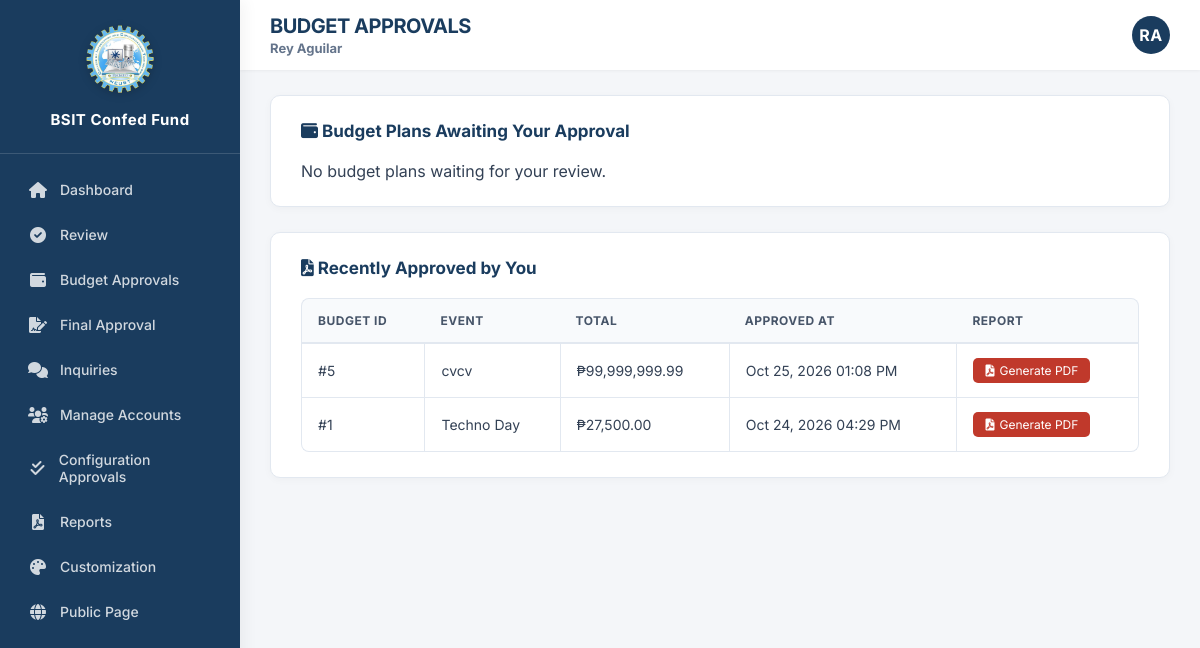
Screenshot of /admin/adviser/budget_approvals.php (signed in) with the database file from the repository.
### tables this page shows
CREATE TABLE `settings` (
  `id` int(11) NOT NULL DEFAULT 1,
  `org_name` varchar(100) NOT NULL DEFAULT 'BSIT Confederation',
  `org_short_name` varchar(50) NOT NULL DEFAULT 'BSIT Confed Fund',
  `logo_path` varchar(255) NOT NULL DEFAULT 'assets/images/logo.png.webp',
  `primary_color` varchar(7) NOT NULL DEFAULT '#1a3c5e',
  `recovery_key` varchar(100) NOT NULL DEFAULT 'BSIT-ADMIN-2026'
);

CREATE TABLE `event_budgets` (
  `id` int(11) NOT NULL,
  `event_id` int(11) DEFAULT NULL,
  `school_year` varchar(20) DEFAULT NULL,
  `budget_name` varchar(100) NOT NULL,
  `allocated_amount` decimal(10,2) NOT NULL,
  `notes` text DEFAULT NULL,
  `attachments` varchar(255) DEFAULT NULL,
  `category_id` int(11) DEFAULT NULL,
  `status` enum('draft','pending_treasurer_review','pending_adviser_review','adviser_rejected','returned_for_revision','approved','denied') NOT NULL DEFAULT 'draft',
  `created_by` int(11) NOT NULL,
  `reviewed_by` int(11) DEFAULT NULL,
  `reviewed_at` datetime DEFAULT NULL,
  `review_comment` text DEFAULT NULL,
  `adviser_reviewed_by` int(11) DEFAULT NULL,
  `adviser_reviewed_at` datetime DEFAULT NULL,
  `adviser_comment` text DEFAULT NULL,
  `created_at` datetime DEFAULT current_timestamp(),
  `updated_at` datetime DEFAULT NULL ON UPDATE current_timestamp(),
  `mayor_created_by` int(11) DEFAULT NULL
);

CREATE TABLE `events` (
  `id` int(11) NOT NULL,
  `name` varchar(100) NOT NULL,
  `description` text DEFAULT NULL,
  `purpose` text DEFAULT NULL,
  `school_year` varchar(20) NOT NULL,
  `event_datetime` datetime DEFAULT NULL,
  `venue` varchar(255) DEFAULT NULL,
  `expected_participants` int(11) DEFAULT NULL,
  `proposed_activities` text DEFAULT NULL,
  `initial_requirements` text DEFAULT NULL,
  `created_at` datetime DEFAULT current_timestamp(),
  `status` enum('pending','approved','denied','pending_budget_planning','pending_treasurer_review','pending_adviser_review','adviser_rejected','budget_approved','returned_for_revision','funds_released','event_ongoing','event_completed','pending_liquidation','pending_audit','audited_compliant','audited_with_findings','closed') NOT NULL DEFAULT 'pending_budget_planning',
  `created_by` int(11) DEFAULT NULL,
  `reviewed_by` int(11) DEFAULT NULL,
  `reviewed_at` datetime DEFAULT NULL,
  `review_comment` text DEFAULT NULL
);

### admin/adviser/budget_approvals.php (the view, shortened to what this page needs)
<?php
require_once '../../includes/auth.php';
$pendingBudgets = $pdo->query(
    "SELECT eb.*,
            e.id AS event_id,
            e.name AS event_name,
            e.school_year AS event_school_year,
            e.venue,
            e.event_datetime,
            e.description AS event_description,
            e.purpose AS event_purpose,
            o.name AS creator_name,
            o.position AS creator_position
     FROM event_budgets eb
     JOIN events e ON eb.event_id = e.id
     LEFT JOIN officers o ON eb.created_by = o.id
     WHERE eb.status = 'pending_adviser_review'
     ORDER BY eb.created_at ASC"
)->fetchAll();
$stmt = $pdo->prepare(
    "SELECT eb.*, e.name AS event_name, e.school_year AS event_school_year
     FROM event_budgets eb
     JOIN events e ON eb.event_id = e.id
     WHERE eb.adviser_reviewed_by = ?
       AND eb.status = 'approved'
     ORDER BY eb.adviser_reviewed_at DESC
     LIMIT 5"
);
$stmt->execute([$_SESSION['adviser_id']]);
$recentlyApproved = $stmt->fetchAll();
?>
<!DOCTYPE html>
<html>
<head>
    <link rel="stylesheet" href="../../assets/css/adviser.css">
    <link rel="stylesheet" href="https://cdnjs.cloudflare.com/ajax/libs/font-awesome/6.0.0-beta3/css/all.min.css">
</head>
<body>
<?php include $_SERVER['DOCUMENT_ROOT'] . '/bsit-fund-system-v2/includes/sidebar.php'; ?>
<div class="main-area">
    <?php
$pageSubtitle = ' <strong>' . htmlspecialchars($_SESSION['officer_name'] ?? $_SESSION['adviser_name'] ?? 'User') . '</strong>';
include $_SERVER['DOCUMENT_ROOT'] . '/bsit-fund-system-v2/includes/topbar.php';
?>
    <div class="page-content">
        <div class="card">
            <h3><i class="fas fa-wallet"></i> Budget Plans Awaiting Your Approval</h3>
            <?php if (count($pendingBudgets) == 0): ?>
                <p>No budget plans waiting for your review.</p>
            <?php endif; ?>
        </div>
        <?php if (count($recentlyApproved) > 0): ?>
        <div class="card">
            <h3><i class="fas fa-file-pdf"></i> Recently Approved by You</h3>
            <table>
                <tr>
                    <th>Budget ID</th>
                    <th>Event</th>
                    <th>Total</th>
                    <th>Approved At</th>
                    <th>Report</th>
                </tr>
                <?php foreach ($recentlyApproved as $r): ?>
                <tr>
                    <td>#<?= $r['id'] ?></td>
                    <td><?= htmlspecialchars($r['event_name']) ?></td>
                    <td>₱<?= number_format($r['allocated_amount'], 2) ?></td>
                    <td><?= $r['adviser_reviewed_at'] ? date('M d, Y h:i A', strtotime($r['adviser_reviewed_at'])) : '—' ?></td>
                    <td>
                        <a href="../download_report.php?report=budget_plan&id=<?= $r['id'] ?>"
                           class="btn-pdf" target="_blank">
                            <i class="fas fa-file-pdf"></i> Generate PDF
                        </a>
                    </td>
                </tr>
                <?php endforeach; ?>
            </table>
        </div>
        <?php endif; ?>
    </div>
</div>
</body>
</html>

### includes/sidebar.php (shortened to what this page needs)
<?php
require_once __DIR__ . '/functions.php';
$base = '/bsit-fund-system-v2';
$isAdviser = isset($_SESSION['adviser_id']);
$sysSettings = getSettings($pdo);
$sysLogo = $base . '/' . ltrim($sysSettings['logo_path'], '/');
$sysName = $sysSettings['org_short_name'] ?? 'BSIT Confed Fund';
?>
<div class="sidebar" id="appSidebar">
    <div class="logo">
        <img src="<?= $sysLogo ?>" alt="Logo">
        <span><?= htmlspecialchars($sysName) ?></span>
    </div>
    <div class="nav-menu">
        <?php if ($isAdviser): ?>
            <a href="<?= $base ?>/admin/adviser/dashboard.php"><i class="fas fa-home"></i> Dashboard</a>
            <a href="<?= $base ?>/admin/adviser/review.php"><i class="fas fa-check-circle"></i> Review</a>
            <a href="<?= $base ?>/admin/adviser/budget_approvals.php"><i class="fas fa-wallet"></i> Budget Approvals</a>
            <a href="<?= $base ?>/admin/adviser/final_approval.php"><i class="fas fa-file-signature"></i> Final Approval</a>
            <a href="<?= $base ?>/admin/adviser/inquiries.php"><i class="fas fa-comments"></i> Inquiries</a>
            <a href="<?= $base ?>/admin/adviser/manage_accounts.php"><i class="fas fa-users-cog"></i> Manage Accounts</a>
            <a href="<?= $base ?>/admin/adviser/config_approvals.php"><i class="fas fa-check-double"></i> Configuration Approvals</a>
            <a href="<?= $base ?>/admin/download_report.php"><i class="fas fa-file-pdf"></i> Reports</a>
            <a href="<?= $base ?>/admin/adviser/customization.php"><i class="fas fa-palette"></i> Customization</a>
        <?php endif; ?>
        <a href="<?= $base ?>/public/index.php"><i class="fas fa-globe"></i> Public Page</a>
    </div>
</div>

### assets/css/adviser.css (style rules this page uses)
* { margin: 0; padding: 0; box-sizing: border-box; }
body { font-family: 'Inter', 'Segoe UI', Arial, sans-serif; background: #f4f6f9; color: #334155; -webkit-font-smoothing: antialiased; }
.sidebar { position: fixed; left: 0; top: 0; width: 240px; height: 100vh; background: var(--theme-primary, #1a3c5e); color: #fff; display: flex; flex-direction: column; box-shadow: 4px 0 15px rgba(0,0,0,0.05); z-index: 1000; transition: background-color 0.3s ease; }
.sidebar .logo { padding: 24px 20px; text-align: center; border-bottom: 1px solid rgba(255, 255, 255, 0.1); }
.sidebar .logo img { width: 70px; height: auto; margin-bottom: 12px; filter: drop-shadow(0 2px 4px rgba(0,0,0,0.2)); }
.sidebar .logo span { display: block; font-size: 15px; font-weight: 700; letter-spacing: 0.5px; }
.sidebar .nav-menu { flex: 1; padding: 15px 12px; overflow-y: auto; }
.sidebar .nav-menu a { display: flex; align-items: center; gap: 12px; color: rgba(255, 255, 255, 0.8); padding: 12px 16px; margin-bottom: 4px; text-decoration: none; border-radius: 8px; font-size: 14px; font-weight: 500; transition: all 0.2s ease; }
.sidebar .nav-menu a i { width: 20px; text-align: center; font-size: 16px; }
.main-area { margin-left: 240px; min-height: 100vh; display: flex; flex-direction: column; }
.page-content { padding: 25px 30px; flex: 1; }
.card { background: #ffffff; border-radius: 16px; border: 1px solid #e2e8f0; box-shadow: 0 4px 6px -1px rgba(0, 0, 0, 0.02), 0 2px 4px -1px rgba(0, 0, 0, 0.02); padding: 25px 30px; margin-bottom: 25px; transition: box-shadow 0.2s ease; }
.card h3 { color: #1e293b; font-size: 17px; font-weight: 700; margin-bottom: 20px; }
table { width: 100%; border-collapse: separate; border-spacing: 0; }
th { background: #f8fafc; color: #475569; text-align: left; padding: 14px 16px; font-size: 12px; font-weight: 700; text-transform: uppercase; letter-spacing: 0.5px; border-bottom: 2px solid #e2e8f0; border-top: 1px solid #e2e8f0; }
th:first-child { border-top-left-radius: 8px; border-left: 1px solid #e2e8f0; }
th:last-child { border-top-right-radius: 8px; border-right: 1px solid #e2e8f0; }
td { padding: 14px 16px; border-bottom: 1px solid #e2e8f0; border-left: 1px solid #e2e8f0; font-size: 14px; color: #334155; vertical-align: middle; }
td:last-child { border-right: 1px solid #e2e8f0; }
tr:last-child td:first-child { border-bottom-left-radius: 8px; }
tr:last-child td:last-child { border-bottom-right-radius: 8px; }

### admin/adviser/budget_approvals.php (style rules this page uses)
.card { background:#fff; border-radius:10px; border:1px solid #e2e8f0; box-shadow:0 2px 8px rgba(0,0,0,0.03); padding:25px 30px; margin-bottom:25px; }
.card h3 { margin-top:0; color:#1a3c5e; }
.btn-pdf { background: #c0392b; color: white; padding: 5px 12px; border: none; border-radius: 5px; cursor: pointer; font-size: 12px; text-decoration: none; display: inline-flex; align-items: center; gap: 5px; }

### rows the page displays
settings: logo_path (picture), org_short_name "BSIT Confed Fund"
event_budgets: id "5", event.name "cvcv", allocated_amount "99,999,999.99", adviser_reviewed_at "Oct 25, 2026 01:08 PM"
event_budgets: id "1", event.name "Techno Day", allocated_amount "27,500.00", adviser_reviewed_at "Oct 24, 2026 04:29 PM"

### other values shown
$pageTitle "BUDGET APPROVALS"
$_SESSION['officer_name'] "Rey Aguilar"
$initials "RA"
